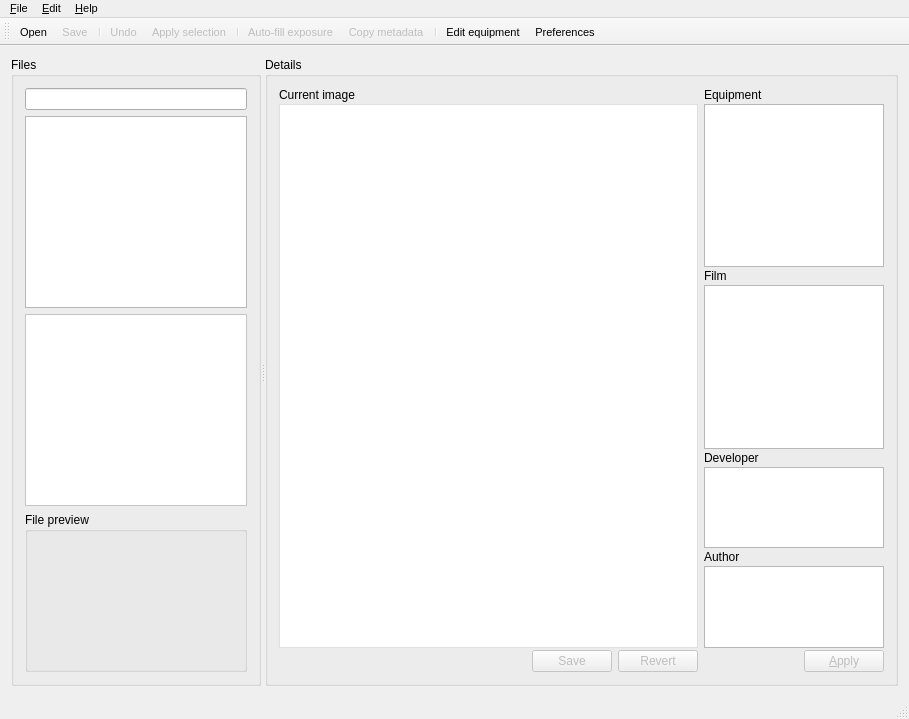
<?xml version="1.0" encoding="UTF-8"?>
<ui version="4.0">
 <class>AnalogExifClass</class>
 <widget class="QMainWindow" name="AnalogExifClass">
  <property name="geometry">
   <rect>
    <x>0</x>
    <y>0</y>
    <width>909</width>
    <height>719</height>
   </rect>
  </property>
  <property name="font">
   <font>
    <pointsize>8</pointsize>
   </font>
  </property>
  <property name="windowTitle">
   <string/>
  </property>
  <property name="windowIcon">
   <iconset resource="../res/analogexif.qrc">
    <normaloff>:/images/icons/film_edit.png</normaloff>:/images/icons/film_edit.png</iconset>
  </property>
  <property name="statusTip">
   <string/>
  </property>
  <widget class="QWidget" name="centralWidget">
   <property name="sizePolicy">
    <sizepolicy hsizetype="Expanding" vsizetype="Expanding">
     <horstretch>100</horstretch>
     <verstretch>100</verstretch>
    </sizepolicy>
   </property>
   <property name="maximumSize">
    <size>
     <width>16777215</width>
     <height>16777215</height>
    </size>
   </property>
   <layout class="QGridLayout" name="gridLayout">
    <item row="0" column="0">
     <widget class="QSplitter" name="splitter">
      <property name="sizePolicy">
       <sizepolicy hsizetype="Expanding" vsizetype="Expanding">
        <horstretch>100</horstretch>
        <verstretch>100</verstretch>
       </sizepolicy>
      </property>
      <property name="font">
       <font>
        <pointsize>9</pointsize>
       </font>
      </property>
      <property name="frameShape">
       <enum>QFrame::Shape::NoFrame</enum>
      </property>
      <property name="orientation">
       <enum>Qt::Orientation::Horizontal</enum>
      </property>
      <property name="childrenCollapsible">
       <bool>true</bool>
      </property>
      <widget class="QGroupBox" name="groupBox">
       <property name="sizePolicy">
        <sizepolicy hsizetype="Preferred" vsizetype="Preferred">
         <horstretch>30</horstretch>
         <verstretch>0</verstretch>
        </sizepolicy>
       </property>
       <property name="minimumSize">
        <size>
         <width>250</width>
         <height>0</height>
        </size>
       </property>
       <property name="font">
        <font>
         <pointsize>9</pointsize>
        </font>
       </property>
       <property name="title">
        <string>Files</string>
       </property>
       <layout class="QVBoxLayout" name="verticalLayout" stretch="0,30,0,25">
        <item>
         <widget class="QLineEdit" name="directoryLine">
          <property name="font">
           <font>
            <family>Segoe UI</family>
            <pointsize>9</pointsize>
            <kerning>true</kerning>
           </font>
          </property>
          <property name="statusTip">
           <string>Current directory</string>
          </property>
         </widget>
        </item>
        <item>
         <widget class="QTreeView" name="dirView">
          <property name="sizePolicy">
           <sizepolicy hsizetype="Preferred" vsizetype="Expanding">
            <horstretch>0</horstretch>
            <verstretch>75</verstretch>
           </sizepolicy>
          </property>
          <property name="font">
           <font>
            <pointsize>9</pointsize>
            <kerning>true</kerning>
           </font>
          </property>
          <property name="contextMenuPolicy">
           <enum>Qt::ContextMenuPolicy::ActionsContextMenu</enum>
          </property>
          <property name="statusTip">
           <string>File system view</string>
          </property>
          <property name="styleSheet">
           <string notr="true">/* keep selection even when focus is lost */
QTreeView::item:selected:!active{
	selection-color:						palette(highlighted-text);
	selection-background-color:	palette(highlight);
}</string>
          </property>
          <property name="editTriggers">
           <set>QAbstractItemView::EditTrigger::EditKeyPressed|QAbstractItemView::EditTrigger::SelectedClicked</set>
          </property>
          <property name="dragDropMode">
           <enum>QAbstractItemView::DragDropMode::DragDrop</enum>
          </property>
          <property name="selectionMode">
           <enum>QAbstractItemView::SelectionMode::ExtendedSelection</enum>
          </property>
          <property name="indentation">
           <number>10</number>
          </property>
          <property name="uniformRowHeights">
           <bool>true</bool>
          </property>
          <property name="sortingEnabled">
           <bool>false</bool>
          </property>
          <property name="animated">
           <bool>false</bool>
          </property>
          <attribute name="headerVisible">
           <bool>false</bool>
          </attribute>
         </widget>
        </item>
        <item>
         <widget class="QListView" name="fileView">
          <property name="font">
           <font>
            <pointsize>8</pointsize>
           </font>
          </property>
          <property name="contextMenuPolicy">
           <enum>Qt::ContextMenuPolicy::ActionsContextMenu</enum>
          </property>
          <property name="styleSheet">
           <string notr="true">QListView {
    outline: none;
    font-size: 8pt;
    background-color: white;
}

QListView::item {
    padding: 0px 4px;
    margin: 0px;
    border: none;
}

QListView::item:hover {
    background-color: #f1f4f9;
    color: #333333;
}

QListView::item:selected:active {
    background-color: #d1e6f7;
    color: #005a9e;
    border: 1px solid #a8c9e5;
}

QListView::item:selected:!active {
    background-color: #e0e0e0;
    color: #666666;
    border: 1px solid #d0d0d0;
}

QListView::item:focus {
    border: none;
    outline: none;
}</string>
          </property>
          <property name="showDropIndicator" stdset="0">
           <bool>false</bool>
          </property>
          <property name="alternatingRowColors">
           <bool>true</bool>
          </property>
          <property name="selectionMode">
           <enum>QAbstractItemView::SelectionMode::ExtendedSelection</enum>
          </property>
          <property name="selectionBehavior">
           <enum>QAbstractItemView::SelectionBehavior::SelectRows</enum>
          </property>
          <property name="isWrapping" stdset="0">
           <bool>false</bool>
          </property>
          <property name="spacing">
           <number>0</number>
          </property>
          <property name="viewMode">
           <enum>QListView::ViewMode::ListMode</enum>
          </property>
          <property name="uniformItemSizes">
           <bool>true</bool>
          </property>
         </widget>
        </item>
        <item>
         <widget class="QGroupBox" name="filePreviewGroupBox">
          <property name="sizePolicy">
           <sizepolicy hsizetype="Preferred" vsizetype="Preferred">
            <horstretch>100</horstretch>
            <verstretch>25</verstretch>
           </sizepolicy>
          </property>
          <property name="font">
           <font>
            <pointsize>9</pointsize>
           </font>
          </property>
          <property name="title">
           <string>File preview</string>
          </property>
          <layout class="QHBoxLayout" name="horizontalLayout">
           <item>
            <widget class="QLabel" name="filePreview">
             <property name="sizePolicy">
              <sizepolicy hsizetype="Minimum" vsizetype="Minimum">
               <horstretch>0</horstretch>
               <verstretch>0</verstretch>
              </sizepolicy>
             </property>
             <property name="minimumSize">
              <size>
               <width>11</width>
               <height>0</height>
              </size>
             </property>
             <property name="baseSize">
              <size>
               <width>11</width>
               <height>0</height>
              </size>
             </property>
             <property name="font">
              <font>
               <pointsize>9</pointsize>
              </font>
             </property>
             <property name="text">
              <string/>
             </property>
             <property name="scaledContents">
              <bool>false</bool>
             </property>
             <property name="alignment">
              <set>Qt::AlignmentFlag::AlignCenter</set>
             </property>
            </widget>
           </item>
          </layout>
         </widget>
        </item>
       </layout>
      </widget>
      <widget class="QGroupBox" name="groupBox_2">
       <property name="sizePolicy">
        <sizepolicy hsizetype="Expanding" vsizetype="Preferred">
         <horstretch>75</horstretch>
         <verstretch>0</verstretch>
        </sizepolicy>
       </property>
       <property name="font">
        <font>
         <pointsize>9</pointsize>
        </font>
       </property>
       <property name="title">
        <string>Details</string>
       </property>
       <layout class="QHBoxLayout" name="horizontalLayout_4" stretch="70,30">
        <item>
         <layout class="QVBoxLayout" name="verticalLayout_3">
          <property name="spacing">
           <number>2</number>
          </property>
          <item>
           <widget class="QLabel" name="label">
            <property name="sizePolicy">
             <sizepolicy hsizetype="Expanding" vsizetype="Preferred">
              <horstretch>0</horstretch>
              <verstretch>0</verstretch>
             </sizepolicy>
            </property>
            <property name="font">
             <font>
              <pointsize>9</pointsize>
             </font>
            </property>
            <property name="text">
             <string>Current image</string>
            </property>
           </widget>
          </item>
          <item>
           <widget class="GearTreeView" name="metadataView">
            <property name="sizePolicy">
             <sizepolicy hsizetype="Expanding" vsizetype="Expanding">
              <horstretch>0</horstretch>
              <verstretch>0</verstretch>
             </sizepolicy>
            </property>
            <property name="font">
             <font>
              <pointsize>8</pointsize>
             </font>
            </property>
            <property name="contextMenuPolicy">
             <enum>Qt::ContextMenuPolicy::ActionsContextMenu</enum>
            </property>
            <property name="statusTip">
             <string>Current image properties</string>
            </property>
            <property name="styleSheet">
             <string notr="true">
QTreeView {
    outline: none;
    border: 1px solid #e0e0e0;
    font-size: 8pt;              
    show-decoration-selected: 1;
}

QTreeView::item {
    padding: 2px 4px;              margin: 0px; 
    border: none;
    color: #333333;
}
QTreeView::branch {
    background-color: transparent;
}

QTreeView::branch:selected, 
QTreeView::item:selected:active {
    background-color: #d1e6f7;  
    color: #005a9e;
}

QTreeView::item:hover, 
QTreeView::branch:hover {
    background-color: #f1f4f9;
}

QTreeView::item:selected:!active, 
QTreeView::branch:selected:!active {
    background-color: #eceff1;
    color: #666666;
}

QTreeView::branch:has-siblings:!adjoins-item,
QTreeView::branch:has-siblings:adjoins-item,
QTreeView::branch:!has-children:!has-siblings:adjoins-item {
    image: none;
}
</string>
            </property>
            <property name="showDropIndicator" stdset="0">
             <bool>false</bool>
            </property>
            <property name="alternatingRowColors">
             <bool>true</bool>
            </property>
            <property name="selectionMode">
             <enum>QAbstractItemView::SelectionMode::ExtendedSelection</enum>
            </property>
            <property name="rootIsDecorated">
             <bool>true</bool>
            </property>
            <property name="uniformRowHeights">
             <bool>true</bool>
            </property>
            <property name="allColumnsShowFocus">
             <bool>true</bool>
            </property>
            <attribute name="headerVisible">
             <bool>false</bool>
            </attribute>
            <attribute name="headerCascadingSectionResizes">
             <bool>true</bool>
            </attribute>
           </widget>
          </item>
          <item>
           <layout class="QHBoxLayout" name="horizontalLayout_3">
            <item>
             <spacer name="horizontalSpacer">
              <property name="font">
               <font>
                <pointsize>9</pointsize>
               </font>
              </property>
              <property name="orientation">
               <enum>Qt::Orientation::Horizontal</enum>
              </property>
              <property name="sizeHint" stdset="0">
               <size>
                <width>40</width>
                <height>20</height>
               </size>
              </property>
             </spacer>
            </item>
            <item>
             <widget class="QPushButton" name="applyChangesBtn">
              <property name="enabled">
               <bool>false</bool>
              </property>
              <property name="font">
               <font>
                <pointsize>9</pointsize>
               </font>
              </property>
              <property name="statusTip">
               <string>Apply changes</string>
              </property>
              <property name="text">
               <string>Save</string>
              </property>
             </widget>
            </item>
            <item>
             <widget class="QPushButton" name="revertBtn">
              <property name="enabled">
               <bool>false</bool>
              </property>
              <property name="font">
               <font>
                <pointsize>9</pointsize>
               </font>
              </property>
              <property name="statusTip">
               <string>Revert changes</string>
              </property>
              <property name="text">
               <string>Revert</string>
              </property>
              <property name="default">
               <bool>true</bool>
              </property>
             </widget>
            </item>
           </layout>
          </item>
         </layout>
        </item>
        <item>
         <layout class="QVBoxLayout" name="verticalLayout_2" stretch="0,30,0,30,0,15,0,15,0">
          <property name="spacing">
           <number>2</number>
          </property>
          <item>
           <widget class="QLabel" name="label_2">
            <property name="sizePolicy">
             <sizepolicy hsizetype="Expanding" vsizetype="Expanding">
              <horstretch>0</horstretch>
              <verstretch>0</verstretch>
             </sizepolicy>
            </property>
            <property name="font">
             <font>
              <pointsize>9</pointsize>
             </font>
            </property>
            <property name="text">
             <string>Equipment</string>
            </property>
           </widget>
          </item>
          <item>
           <widget class="GearTreeView" name="gearView">
            <property name="sizePolicy">
             <sizepolicy hsizetype="Expanding" vsizetype="Expanding">
              <horstretch>0</horstretch>
              <verstretch>0</verstretch>
             </sizepolicy>
            </property>
            <property name="font">
             <font>
              <pointsize>9</pointsize>
              <kerning>true</kerning>
             </font>
            </property>
            <property name="contextMenuPolicy">
             <enum>Qt::ContextMenuPolicy::ActionsContextMenu</enum>
            </property>
            <property name="toolTip">
             <string/>
            </property>
            <property name="statusTip">
             <string>Available equipment. Double-click to apply to the current photo.</string>
            </property>
            <property name="styleSheet">
             <string notr="true">/* keep selection even when focus is lost */
QTreeView::item:selected:!active{
	selection-color:						palette(highlighted-text);
	selection-background-color:	palette(highlight);
}</string>
            </property>
            <property name="editTriggers">
             <set>QAbstractItemView::EditTrigger::NoEditTriggers</set>
            </property>
            <property name="showDropIndicator" stdset="0">
             <bool>false</bool>
            </property>
            <property name="alternatingRowColors">
             <bool>true</bool>
            </property>
            <property name="textElideMode">
             <enum>Qt::TextElideMode::ElideRight</enum>
            </property>
            <property name="rootIsDecorated">
             <bool>true</bool>
            </property>
            <property name="uniformRowHeights">
             <bool>true</bool>
            </property>
            <property name="headerHidden">
             <bool>true</bool>
            </property>
           </widget>
          </item>
          <item>
           <widget class="QLabel" name="label_3">
            <property name="sizePolicy">
             <sizepolicy hsizetype="Expanding" vsizetype="Expanding">
              <horstretch>0</horstretch>
              <verstretch>0</verstretch>
             </sizepolicy>
            </property>
            <property name="font">
             <font>
              <pointsize>9</pointsize>
             </font>
            </property>
            <property name="text">
             <string>Film</string>
            </property>
           </widget>
          </item>
          <item>
           <widget class="GearListView" name="filmView">
            <property name="font">
             <font>
              <pointsize>9</pointsize>
              <kerning>true</kerning>
             </font>
            </property>
            <property name="contextMenuPolicy">
             <enum>Qt::ContextMenuPolicy::ActionsContextMenu</enum>
            </property>
            <property name="toolTip">
             <string/>
            </property>
            <property name="statusTip">
             <string>List of available films. Double-click to apply to the current photo.</string>
            </property>
            <property name="styleSheet">
             <string notr="true">/* keep selection even when focus is lost */
QListView::item:selected:!active{
	selection-color:						palette(highlighted-text);
	selection-background-color:	palette(highlight);
}

</string>
            </property>
            <property name="editTriggers">
             <set>QAbstractItemView::EditTrigger::NoEditTriggers</set>
            </property>
            <property name="showDropIndicator" stdset="0">
             <bool>false</bool>
            </property>
            <property name="alternatingRowColors">
             <bool>true</bool>
            </property>
            <property name="spacing">
             <number>0</number>
            </property>
            <property name="uniformItemSizes">
             <bool>true</bool>
            </property>
           </widget>
          </item>
          <item>
           <widget class="QLabel" name="label_5">
            <property name="font">
             <font>
              <pointsize>9</pointsize>
             </font>
            </property>
            <property name="text">
             <string>Developer</string>
            </property>
           </widget>
          </item>
          <item>
           <widget class="GearListView" name="developerView">
            <property name="font">
             <font>
              <pointsize>9</pointsize>
              <kerning>true</kerning>
             </font>
            </property>
            <property name="contextMenuPolicy">
             <enum>Qt::ContextMenuPolicy::ActionsContextMenu</enum>
            </property>
            <property name="statusTip">
             <string>List of the available photographic developers. Double-click to apply to the current photo.</string>
            </property>
            <property name="styleSheet">
             <string notr="true">/* keep selection even when focus is lost */
QListView::item:selected:!active{
	selection-color:						palette(highlighted-text);
	selection-background-color:	palette(highlight);
}</string>
            </property>
            <property name="alternatingRowColors">
             <bool>true</bool>
            </property>
            <property name="spacing">
             <number>0</number>
            </property>
           </widget>
          </item>
          <item>
           <widget class="QLabel" name="label_4">
            <property name="font">
             <font>
              <pointsize>9</pointsize>
             </font>
            </property>
            <property name="text">
             <string>Author</string>
            </property>
           </widget>
          </item>
          <item>
           <widget class="GearListView" name="authorView">
            <property name="font">
             <font>
              <pointsize>9</pointsize>
             </font>
            </property>
            <property name="contextMenuPolicy">
             <enum>Qt::ContextMenuPolicy::ActionsContextMenu</enum>
            </property>
            <property name="statusTip">
             <string>List of the defined authors. Double-click to apply to the current photo.</string>
            </property>
            <property name="styleSheet">
             <string notr="true">/* keep selection even when focus is lost */
QListView::item:selected:!active{
	selection-color:						palette(highlighted-text);
	selection-background-color:	palette(highlight);
}</string>
            </property>
            <property name="alternatingRowColors">
             <bool>true</bool>
            </property>
            <property name="spacing">
             <number>0</number>
            </property>
            <property name="batchSize">
             <number>100</number>
            </property>
           </widget>
          </item>
          <item>
           <layout class="QHBoxLayout" name="horizontalLayout_2">
            <item>
             <spacer name="horizontalSpacer_2">
              <property name="font">
               <font>
                <pointsize>9</pointsize>
               </font>
              </property>
              <property name="orientation">
               <enum>Qt::Orientation::Horizontal</enum>
              </property>
              <property name="sizeHint" stdset="0">
               <size>
                <width>40</width>
                <height>20</height>
               </size>
              </property>
             </spacer>
            </item>
            <item>
             <widget class="QPushButton" name="applyGearBtn">
              <property name="enabled">
               <bool>false</bool>
              </property>
              <property name="font">
               <font>
                <pointsize>9</pointsize>
               </font>
              </property>
              <property name="toolTip">
               <string/>
              </property>
              <property name="statusTip">
               <string>Apply selected equipment to the current photo</string>
              </property>
              <property name="text">
               <string>&amp;Apply</string>
              </property>
             </widget>
            </item>
           </layout>
          </item>
         </layout>
        </item>
       </layout>
      </widget>
     </widget>
    </item>
   </layout>
  </widget>
  <widget class="QMenuBar" name="menuBar">
   <property name="geometry">
    <rect>
     <x>0</x>
     <y>0</y>
     <width>909</width>
     <height>21</height>
    </rect>
   </property>
   <widget class="QMenu" name="menu_File">
    <property name="title">
     <string>&amp;File</string>
    </property>
    <addaction name="actionOpen"/>
    <addaction name="action_Save"/>
    <addaction name="separator"/>
    <addaction name="actionExit"/>
   </widget>
   <widget class="QMenu" name="menu_Help">
    <property name="title">
     <string>&amp;Help</string>
    </property>
    <addaction name="actionHelp"/>
    <addaction name="separator"/>
    <addaction name="action_About"/>
   </widget>
   <widget class="QMenu" name="menu_Edit">
    <property name="title">
     <string>&amp;Edit</string>
    </property>
    <widget class="QMenu" name="menuEquipment">
     <property name="title">
      <string>&amp;Equipment...</string>
     </property>
     <addaction name="actionOpen_library"/>
     <addaction name="actionNew_library"/>
     <addaction name="separator"/>
     <addaction name="actionEdit_gear"/>
    </widget>
    <widget class="QMenu" name="menu_Batch_operation">
     <property name="title">
      <string>&amp;Batch operations...</string>
     </property>
     <addaction name="actionAuto_fill_exposure"/>
     <addaction name="action_Copy_metadata"/>
    </widget>
    <addaction name="action_Undo"/>
    <addaction name="actionApply_gear"/>
    <addaction name="action_Clear_tag_value"/>
    <addaction name="separator"/>
    <addaction name="menuEquipment"/>
    <addaction name="menu_Batch_operation"/>
    <addaction name="separator"/>
    <addaction name="actionPreferences"/>
   </widget>
   <addaction name="menu_File"/>
   <addaction name="menu_Edit"/>
   <addaction name="menu_Help"/>
  </widget>
  <widget class="QToolBar" name="mainToolBar">
   <attribute name="toolBarArea">
    <enum>TopToolBarArea</enum>
   </attribute>
   <attribute name="toolBarBreak">
    <bool>false</bool>
   </attribute>
   <addaction name="actionOpen"/>
   <addaction name="action_Save"/>
   <addaction name="separator"/>
   <addaction name="action_Undo"/>
   <addaction name="actionApply_gear"/>
   <addaction name="separator"/>
   <addaction name="actionAuto_fill_exposure"/>
   <addaction name="action_Copy_metadata"/>
   <addaction name="separator"/>
   <addaction name="actionEdit_gear"/>
   <addaction name="actionPreferences"/>
  </widget>
  <widget class="QStatusBar" name="statusBar"/>
  <action name="action_About">
   <property name="text">
    <string>&amp;About...</string>
   </property>
   <property name="statusTip">
    <string>About Analog Exif...</string>
   </property>
   <property name="menuRole">
    <enum>QAction::MenuRole::AboutRole</enum>
   </property>
  </action>
  <action name="actionExit">
   <property name="text">
    <string>E&amp;xit</string>
   </property>
   <property name="statusTip">
    <string>Exit</string>
   </property>
   <property name="menuRole">
    <enum>QAction::MenuRole::QuitRole</enum>
   </property>
  </action>
  <action name="actionPreferences">
   <property name="icon">
    <iconset resource="../res/analogexif.qrc">
     <normaloff>:/images/icons/cog.png</normaloff>:/images/icons/cog.png</iconset>
   </property>
   <property name="text">
    <string>&amp;Preferences...</string>
   </property>
   <property name="statusTip">
    <string>Edit preferences</string>
   </property>
  </action>
  <action name="actionEdit_gear">
   <property name="icon">
    <iconset resource="../res/analogexif.qrc">
     <normaloff>:/images/icons/camera_edit.png</normaloff>:/images/icons/camera_edit.png</iconset>
   </property>
   <property name="text">
    <string>Edit &amp;equipment</string>
   </property>
   <property name="toolTip">
    <string>Edit equipment</string>
   </property>
   <property name="statusTip">
    <string>Edit equipment library (camera, lens, film)</string>
   </property>
  </action>
  <action name="actionOpen">
   <property name="icon">
    <iconset resource="../res/analogexif.qrc">
     <normaloff>:/images/icons/folder_camera.png</normaloff>:/images/icons/folder_camera.png</iconset>
   </property>
   <property name="text">
    <string>&amp;Open...</string>
   </property>
   <property name="statusTip">
    <string>Open file</string>
   </property>
   <property name="shortcut">
    <string>Ctrl+O</string>
   </property>
   <property name="shortcutContext">
    <enum>Qt::ShortcutContext::ApplicationShortcut</enum>
   </property>
  </action>
  <action name="actionApply_gear">
   <property name="enabled">
    <bool>false</bool>
   </property>
   <property name="icon">
    <iconset resource="../res/analogexif.qrc">
     <normaloff>:/images/icons/camera_go.png</normaloff>:/images/icons/camera_go.png</iconset>
   </property>
   <property name="text">
    <string>Apply selection</string>
   </property>
   <property name="statusTip">
    <string>Apply selected equipment to the current photo</string>
   </property>
   <property name="shortcut">
    <string>Ctrl+Shift+A</string>
   </property>
  </action>
  <action name="action_Undo">
   <property name="enabled">
    <bool>false</bool>
   </property>
   <property name="icon">
    <iconset resource="../res/analogexif.qrc">
     <normaloff>:/images/icons/arrow_rotate_anticlockwise.png</normaloff>:/images/icons/arrow_rotate_anticlockwise.png</iconset>
   </property>
   <property name="text">
    <string>&amp;Undo</string>
   </property>
   <property name="statusTip">
    <string>Revert changes</string>
   </property>
   <property name="shortcut">
    <string>Ctrl+Z</string>
   </property>
  </action>
  <action name="action_Save">
   <property name="enabled">
    <bool>false</bool>
   </property>
   <property name="icon">
    <iconset resource="../res/analogexif.qrc">
     <normaloff>:/images/icons/disk.png</normaloff>:/images/icons/disk.png</iconset>
   </property>
   <property name="text">
    <string>&amp;Save</string>
   </property>
   <property name="statusTip">
    <string>Save changes to the current photo</string>
   </property>
   <property name="shortcut">
    <string>Ctrl+S</string>
   </property>
  </action>
  <action name="actionHelp">
   <property name="enabled">
    <bool>true</bool>
   </property>
   <property name="text">
    <string>&amp;Online help</string>
   </property>
   <property name="shortcut">
    <string>F1</string>
   </property>
  </action>
  <action name="action_Clear_tag_value">
   <property name="enabled">
    <bool>false</bool>
   </property>
   <property name="text">
    <string>&amp;Clear tag value</string>
   </property>
   <property name="shortcut">
    <string>Del</string>
   </property>
   <property name="shortcutContext">
    <enum>Qt::ShortcutContext::WidgetShortcut</enum>
   </property>
  </action>
  <action name="actionOpen_library">
   <property name="text">
    <string>&amp;Open library...</string>
   </property>
  </action>
  <action name="actionNew_library">
   <property name="text">
    <string>&amp;New library...</string>
   </property>
  </action>
  <action name="actionAuto_fill_exposure">
   <property name="enabled">
    <bool>false</bool>
   </property>
   <property name="icon">
    <iconset resource="../res/analogexif.qrc">
     <normaloff>:/images/icons/film_edit.png</normaloff>:/images/icons/film_edit.png</iconset>
   </property>
   <property name="text">
    <string>&amp;Auto-fill exposure</string>
   </property>
   <property name="toolTip">
    <string>Auto-fill exposure number for the photos in the same roll</string>
   </property>
   <property name="statusTip">
    <string>Auto-fill exposure number for the photos in the same roll</string>
   </property>
  </action>
  <action name="action_Copy_metadata">
   <property name="enabled">
    <bool>false</bool>
   </property>
   <property name="icon">
    <iconset resource="../res/analogexif.qrc">
     <normaloff>:/images/icons/film_go.png</normaloff>:/images/icons/film_go.png</iconset>
   </property>
   <property name="text">
    <string>&amp;Copy metadata</string>
   </property>
   <property name="toolTip">
    <string>Copy metadata from another file</string>
   </property>
   <property name="statusTip">
    <string>Copy metadata from another file</string>
   </property>
  </action>
  <action name="actionOpen_external">
   <property name="text">
    <string>Open...</string>
   </property>
   <property name="toolTip">
    <string>Open file in external program</string>
   </property>
   <property name="statusTip">
    <string>Open file in external program</string>
   </property>
  </action>
  <action name="actionRemove">
   <property name="text">
    <string>Remove</string>
   </property>
   <property name="toolTip">
    <string>Remove selected file(s) and folder(s)</string>
   </property>
   <property name="statusTip">
    <string>Remove selected file(s) and folder(s)</string>
   </property>
   <property name="shortcut">
    <string>Del</string>
   </property>
   <property name="shortcutContext">
    <enum>Qt::ShortcutContext::WidgetShortcut</enum>
   </property>
  </action>
  <action name="actionRename">
   <property name="text">
    <string>Rename</string>
   </property>
   <property name="toolTip">
    <string>Rename current file or folder</string>
   </property>
   <property name="statusTip">
    <string>Rename current file or folder</string>
   </property>
  </action>
 </widget>
 <layoutdefault spacing="6" margin="11"/>
 <customwidgets>
  <customwidget>
   <class>GearListView</class>
   <extends>QListView</extends>
   <header>gearlistview.h</header>
  </customwidget>
  <customwidget>
   <class>GearTreeView</class>
   <extends>QTreeView</extends>
   <header>geartreeview.h</header>
  </customwidget>
 </customwidgets>
 <tabstops>
  <tabstop>directoryLine</tabstop>
  <tabstop>dirView</tabstop>
  <tabstop>applyChangesBtn</tabstop>
  <tabstop>revertBtn</tabstop>
  <tabstop>applyGearBtn</tabstop>
  <tabstop>metadataView</tabstop>
  <tabstop>gearView</tabstop>
  <tabstop>filmView</tabstop>
  <tabstop>developerView</tabstop>
  <tabstop>authorView</tabstop>
 </tabstops>
 <resources>
  <include location="../res/analogexif.qrc"/>
 </resources>
 <connections>
  <connection>
   <sender>actionExit</sender>
   <signal>triggered()</signal>
   <receiver>AnalogExifClass</receiver>
   <slot>close()</slot>
   <hints>
    <hint type="sourcelabel">
     <x>-1</x>
     <y>-1</y>
    </hint>
    <hint type="destinationlabel">
     <x>454</x>
     <y>316</y>
    </hint>
   </hints>
  </connection>
  <connection>
   <sender>action_Undo</sender>
   <signal>triggered()</signal>
   <receiver>revertBtn</receiver>
   <slot>click()</slot>
   <hints>
    <hint type="sourcelabel">
     <x>-1</x>
     <y>-1</y>
    </hint>
    <hint type="destinationlabel">
     <x>851</x>
     <y>583</y>
    </hint>
   </hints>
  </connection>
  <connection>
   <sender>action_Save</sender>
   <signal>triggered()</signal>
   <receiver>applyChangesBtn</receiver>
   <slot>click()</slot>
   <hints>
    <hint type="sourcelabel">
     <x>-1</x>
     <y>-1</y>
    </hint>
    <hint type="destinationlabel">
     <x>770</x>
     <y>583</y>
    </hint>
   </hints>
  </connection>
  <connection>
   <sender>applyGearBtn</sender>
   <signal>clicked()</signal>
   <receiver>actionApply_gear</receiver>
   <slot>trigger()</slot>
   <hints>
    <hint type="sourcelabel">
     <x>850</x>
     <y>582</y>
    </hint>
    <hint type="destinationlabel">
     <x>-1</x>
     <y>-1</y>
    </hint>
   </hints>
  </connection>
 </connections>
</ui>
